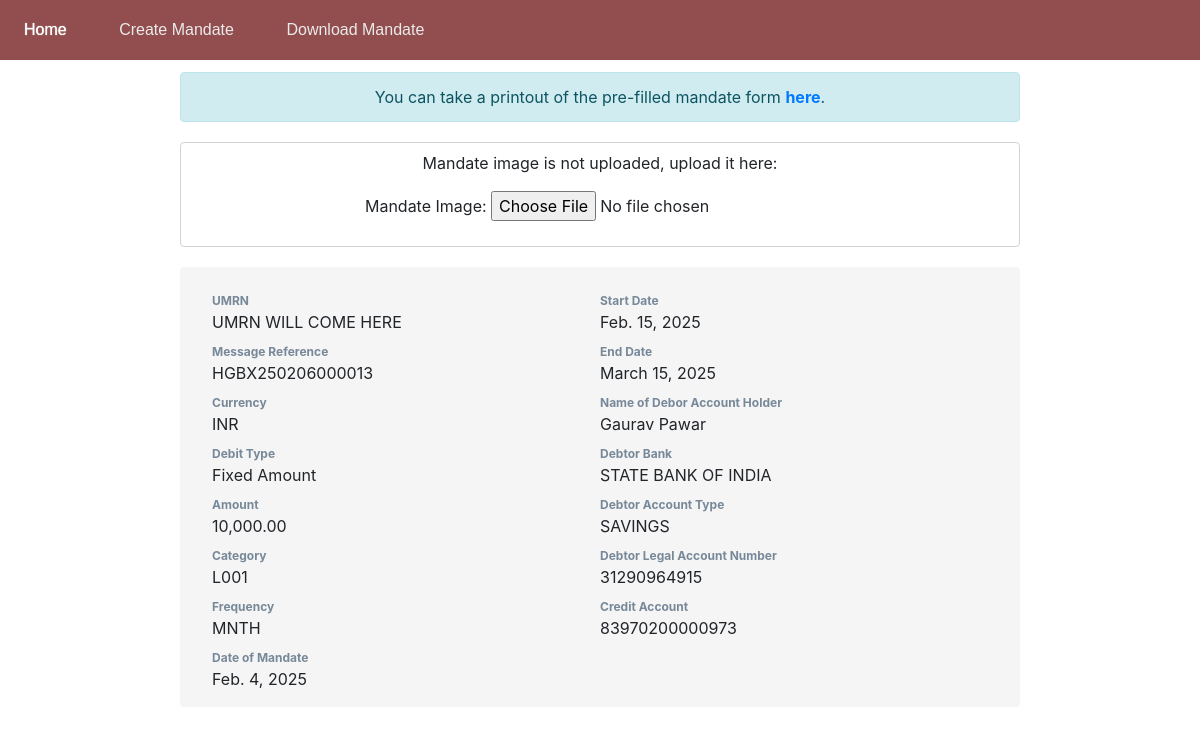
The app's page /mandates/mandate/13/ with its own data.
### mandate/models.py (models this page shows, shortened)
class Mandate(models.Model):
	debit_type_choices = [
		(None, ''),
		('F', 'Fixed Amount'),
		('M', 'Max Amount'),
	]
	frequency_choices = [
		(None, ''),
		('ADHO', 'As and when presented'),
		('INDA', 'Intra Day'),
		('DAIL', 'Daily'),
		('WEEK', 'Weekly'),
		('BIMN', 'Bi-Monthly'),
		('MNTH', 'Monthly '),
		('QURT', 'Quaterly'),
		('MIAN', 'Semi annually'),
		('YEAR', 'Yearly'),
		('BIMN', 'Bi-Monthly'),
	]
	acc_type_choices = [
		(None, ''),
		('SAVINGS', 'SAVINGS'),
		('CURRENT', 'CURRENT'),
		('CC', 'CC'),
		('Other', 'Other'),
	]
	umrn = models.CharField(max_length=50, verbose_name='UMRN')
	ref = models.CharField(max_length=100, null=True, verbose_name='Message Reference')
	currency = models.CharField(max_length=5, default='INR', verbose_name='Currency')
	debit_type = models.CharField(max_length=1, choices=debit_type_choices, verbose_name='Debit Type')
	amount = models.DecimalField(max_digits=10, decimal_places=2, verbose_name='Amount')
	category = models.CharField(max_length=4, default='L001', verbose_name='Category')
	frequency = models.CharField(max_length=4, choices=frequency_choices, verbose_name='Frequency')
	date = models.DateField(verbose_name='Date of Mandate')
	start_date = models.DateField(verbose_name='Start Date', help_text="The start date should be on or after the date of mandate.")
	end_date = models.DateField(verbose_name='End Date', help_text="The end date can not be beyond 40 years after start date ")
	debtor_name = models.CharField(max_length=300, verbose_name='Name of Debor Account Holder', help_text="The name as per the debit account.")
	debtor_bank = models.ForeignKey(DebtorBank, on_delete=models.PROTECT, verbose_name='Debtor Bank')
	debtor_acc_type = models.CharField(max_length=10, choices=acc_type_choices, verbose_name='Debtor Account Type')
	debtor_acc_no = models.CharField(max_length=100, verbose_name='Debtor Legal Account Number')
	debtor_acc_ifsc = models.CharField(max_length=11, verbose_name='Debtor Account IFSC')
	creditor_name = models.CharField(max_length=300, verbose_name='Creditor Name')
	creditor_bank = models.CharField(max_length=300, default="SARVA HARYANA GRAMIN BANK", verbose_name='Creditor Bank')
	creditor_utility_code = models.CharField(max_length=100, default="HGBX00002000017848", verbose_name='Creditor Utility Code')
	mandate_image = models.ImageField(upload_to="mandate/images/mandate/", null=True, verbose_name='Mandate Image')
	mandate_file = models.FileField(null=True, blank=True, verbose_name='Mandate File')
	credit_account = models.CharField(max_length=100, verbose_name='Credit Account', help_text="The loan/other account in SHGB in which the installment is to be credited.")
	is_deleted = models.BooleanField(default=False)
	image_uploaded = models.BooleanField(default=False)
	locked = models.BooleanField(default=False)
	confirmation = models.BooleanField(default=False)
	uploaded_npci = models.BooleanField(default=False)
	status_npci = models.BooleanField(default=False)
	response_npci = models.CharField(max_length=4, null=True)
	class Meta:
		constraints = [
			CheckConstraint(
    			check = Q(start_date__gte = F("date")),
    			name = "startDate_gte_date",
				violation_error_message = '"Start Date" can not be before the "Date of Mandate"',
			)
		]

class DebtorBank(models.Model):
	name = models.CharField(max_length=400)
	is_deleted = models.BooleanField(default=False)
	def __str__(self):
		return self.name

### mandate/views.py (the view)
# urls.py: path("mandate/<int:id>/", views.mandate_detail, name="mandate_detail"),
@never_cache
def mandate_detail(request, id):
	mandate = Mandate.objects.get(id=id)
	if request.method == 'POST':
		form = MandateImageForm(request.POST, request.FILES, instance=mandate)
		if form.is_valid():
			form.save()
			return HttpResponse(MEDIA_URL + mandate.mandate_image.name)
			return HttpResponseRedirect("/mandates/mandate/" + str(mandate.id) + "/")
	else:
		form = MandateImageForm(instance=mandate)
	return render(request, "mandate/mandate_detail.html", {"mandate": mandate, "form": form})

### mandate/forms.py
class MandateImageForm(ModelForm):
	class Meta:
		model = Mandate
		fields = [
			"mandate_image"
		]

### mandate/templatetags/extras.py (called while the page is built)
@register.filter()
def verbose_name(object_name, field_name):
    return object_name._meta.get_field(field_name).verbose_name

### mandate/templates/mandate/mandate_detail.html (shortened to what this page needs)
{% extends "mandate/base.html" %}
{% load extras %}
{% load static %}
{% load humanize %}
{% block stylesheet %}<link rel="stylesheet" href="{% static 'mandate/mandate_details.css' %}">{% endblock %}
{% block content %}
	{% if not mandate.mandate_image %}
	<div class="alert alert-info text-center mb-0" role="alert">
		You can take a printout of the pre-filled mandate form
		<a style="font-weight: bold;" href="print">here</a>.
	</div>
	{% endif %}
	<div class="status-container" id="status-container">
		{% if mandate.mandate_image %}
		<p style="margin:0;">Image uploaded and mandate submitted successfully.</p>
		{% else %}
		<p>Mandate image is not uploaded, upload it here:</p>
		<form action = "/mandates/mandate/{{mandate.id}}/" method="post" enctype="multipart/form-data">
			{{form}}
		</form>
		{% endif %}
	</div>
	<div class="mandate-details">
		<div>
			<div class="key">{{mandate|verbose_name:'umrn'}}</div>
			<div class="value">{{mandate.umrn}}UMRN WILL COME HERE</div>
			<div class="key">{{mandate|verbose_name:'ref'}}</div>
			<div class="value">{{mandate.ref}}</div>
			<div class="key">{{mandate|verbose_name:'currency'}}</div>
			<div class="value">{{mandate.currency}}</div>
			<div class="key">{{mandate|verbose_name:'debit_type'}}</div>
			<div class="value">{{mandate.get_debit_type_display}}</div>
			<div class="key">{{mandate|verbose_name:'amount'}}</div>
			<div class="value">{{mandate.amount|intcomma}}</div>
			<div class="key">{{mandate|verbose_name:'category'}}</div>
			<div class="value">{{mandate.category}}</div>
			<div class="key">{{mandate|verbose_name:'frequency'}}</div>
			<div class="value">{{mandate.frequency}}</div>
			<div class="key">{{mandate|verbose_name:'date'}}</div>
			<div class="value">{{mandate.date}}</div>
		</div>
		<div>
			<div class="key">{{mandate|verbose_name:'start_date'}}</div>
			<div class="value">{{mandate.start_date}}</div>
			<div class="key">{{mandate|verbose_name:'end_date'}}</div>
			<div class="value">{{mandate.end_date}}</div>
			<div class="key">{{mandate|verbose_name:'debtor_name'}}</div>
			<div class="value">{{mandate.debtor_name}}</div>
			<div class="key">{{mandate|verbose_name:'debtor_bank'}}</div>
			<div class="value">{{mandate.debtor_bank}}</div>
			<div class="key">{{mandate|verbose_name:'debtor_acc_type'}}</div>
			<div class="value">{{mandate.debtor_acc_type}}</div>
			<div class="key">{{mandate|verbose_name:'debtor_acc_no'}}</div>
			<div class="value">{{mandate.debtor_acc_no}}</div>
			<div class="key">{{mandate|verbose_name:'credit_account'}}</div>
			<div class="value">{{mandate.credit_account}}</div>
		</div>
	</div>
{% endblock %}

### mandate/static/mandate/style.css (style rules this page uses)
body { font-family: Aptos, 'Microsoft Sans Serif', Arial; display: block; text-align: center; }

### mandate/static/mandate/mandate_details.css (style rules this page uses)
.mandate-details { display: grid; grid-template-columns: 1fr 1fr; width: 840px; justify-content: center; margin: auto; background-color: rgb(245 245 245); border-radius: 4px; padding: 1em 2em; }
.key { font-weight: bold; color: lightslategrey; font-size: 12px; margin-top: 0.75em; }
.status-container { position: relative; display: grid; justify-content: center; text-align: center; width: 840px; border: 1px solid lightgrey; border-radius: 4px; padding: 8px 20px; margin: 20px auto; }

### records on screen
Mandate: ref "HGBX250206000013", currency "INR", debit_type "Fixed Amount", amount "10,000.00", category "L001", frequency "MNTH", date "Feb. 4, 2025", start_date "Feb. 15, 2025", end_date "March 15, 2025", debtor_name "Gaurav Pawar", debtor_bank "STATE BANK OF INDIA", debtor_acc_type "SAVINGS", debtor_acc_no "31290964915", credit_account "83970200000973"

### other values on screen
{{ mandate|verbose_name:'umrn' }} "UMRN"
{{ mandate|verbose_name:'ref' }} "Message Reference"
{{ mandate|verbose_name:'currency' }} "Currency"
{{ mandate|verbose_name:'debit_type' }} "Debit Type"
{{ mandate|verbose_name:'amount' }} "Amount"
{{ mandate|verbose_name:'category' }} "Category"
{{ mandate|verbose_name:'frequency' }} "Frequency"
{{ mandate|verbose_name:'date' }} "Date of Mandate"
{{ mandate|verbose_name:'start_date' }} "Start Date"
{{ mandate|verbose_name:'end_date' }} "End Date"
{{ mandate|verbose_name:'debtor_name' }} "Name of Debor Account Holder"
{{ mandate|verbose_name:'debtor_bank' }} "Debtor Bank"
{{ mandate|verbose_name:'debtor_acc_type' }} "Debtor Account Type"
{{ mandate|verbose_name:'debtor_acc_no' }} "Debtor Legal Account Number"
{{ mandate|verbose_name:'credit_account' }} "Credit Account"
